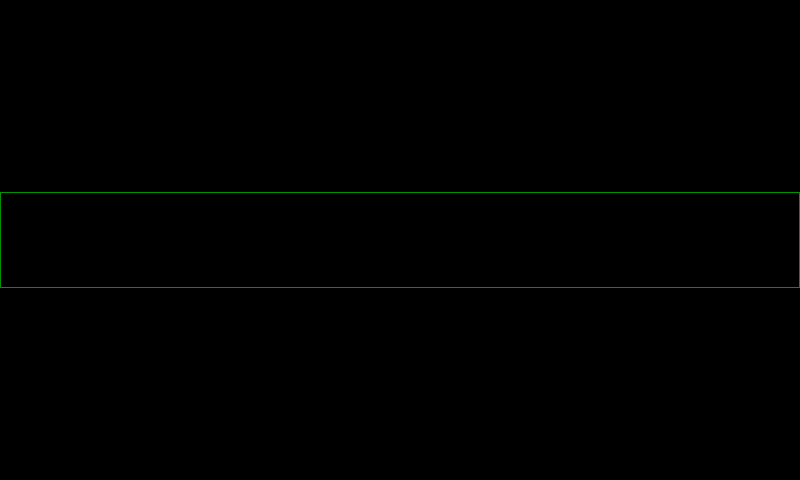

Tiled map render using the project's own tile images. Description and the whole map definition, tile-layer contents included, below:
An orthogonal 25x15 tile map with 32x32 px tiles, 1 tile layer (Tile Layer 1).

<map version="1.0" orientation="orthogonal" width="25" height="15" tilewidth="32" tileheight="32">
 <properties>
  <property name="tileset" value="res/tileset.png" />
 </properties>
 <tileset firstgid="1" name="tileset" tilewidth="32" tileheight="32">
  <image source="../tileset.png" width="640" height="480" />
 </tileset>
 <layer name="Tile Layer 1" width="25" height="15">
  <data encoding="csv">
0,0,0,0,0,0,0,0,0,0,0,0,0,0,0,0,0,0,0,0,0,0,0,0,0,
0,0,0,0,0,0,0,0,0,0,0,0,0,0,0,0,0,0,0,0,0,0,0,0,0,
0,0,0,0,0,0,0,0,0,0,0,0,0,0,0,0,0,0,0,0,0,0,0,0,0,
0,0,0,0,0,0,0,0,0,0,0,0,0,0,0,0,0,0,0,0,0,0,0,0,0,
0,0,0,0,0,0,0,0,0,0,0,0,0,0,0,0,0,0,0,0,0,0,0,0,0,
0,0,0,0,0,0,0,0,0,0,0,0,0,0,0,0,0,0,0,0,0,0,0,0,0,
21,22,22,22,22,22,22,22,22,22,22,22,22,22,22,22,22,22,22,22,22,22,22,22,23,
41,42,42,42,42,42,42,42,42,42,42,42,42,42,42,42,42,42,42,42,42,42,42,42,43,
61,62,62,62,62,62,62,62,62,62,62,62,62,62,62,62,62,62,62,62,62,62,62,62,63,
0,0,0,0,0,0,0,0,0,0,0,0,0,0,0,0,0,0,0,0,0,0,0,0,0,
0,0,0,0,0,0,0,0,0,0,0,0,0,0,0,0,0,0,0,0,0,0,0,0,0,
0,0,0,0,0,0,0,0,0,0,0,0,0,0,0,0,0,0,0,0,0,0,0,0,0,
0,0,0,0,0,0,0,0,0,0,0,0,0,0,0,0,0,0,0,0,0,0,0,0,0,
0,0,0,0,0,0,0,0,0,0,0,0,0,0,0,0,0,0,0,0,0,0,0,0,0,
0,0,0,0,0,0,0,0,0,0,0,0,0,0,0,0,0,0,0,0,0,0,0,0,0
</data>
 </layer>
</map>
